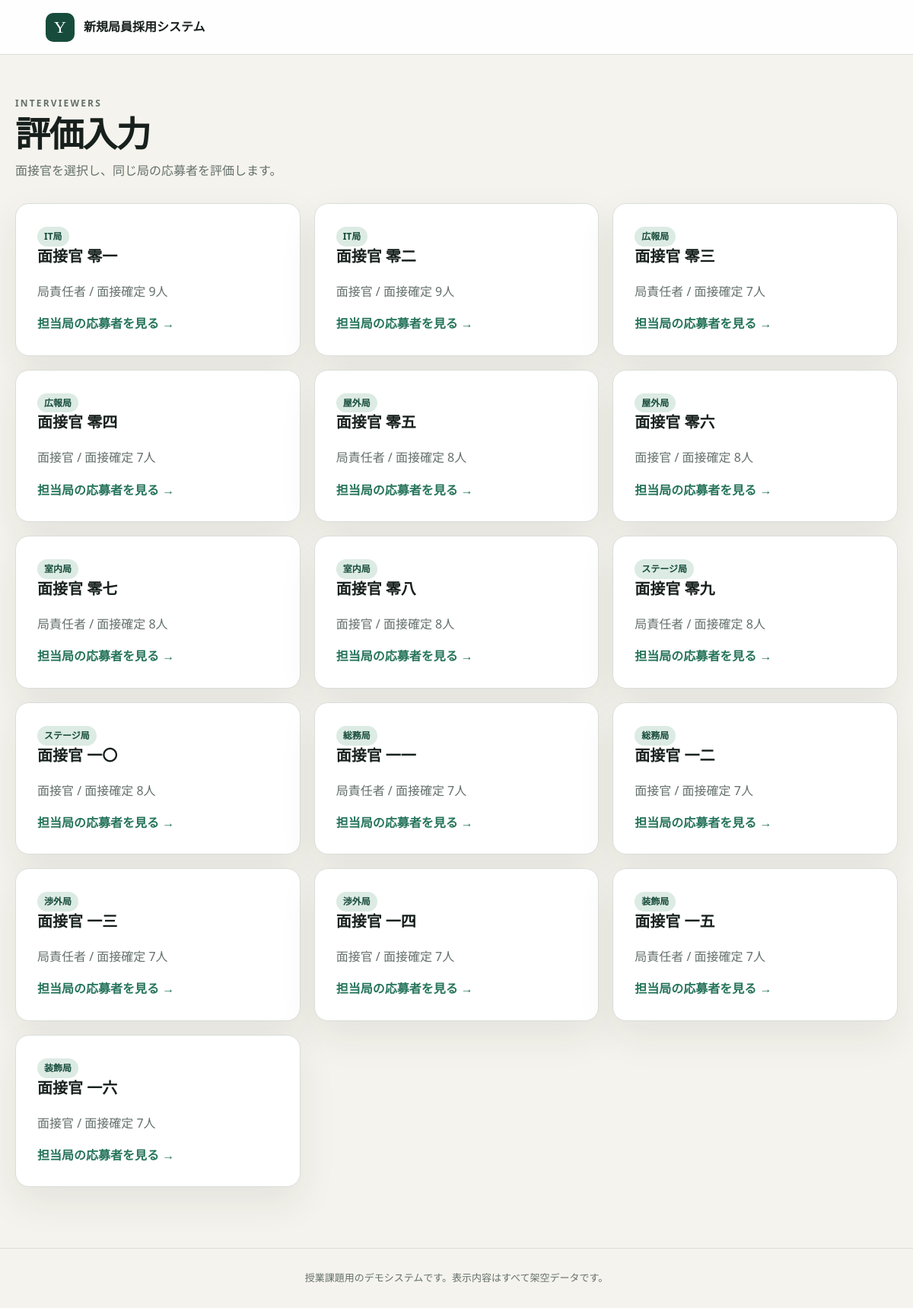
/interviewers, run on the app's committed database.
### tables this page shows
CREATE TABLE interviewers (
    id INTEGER PRIMARY KEY,
    name TEXT NOT NULL,
    bureau_id INTEGER NOT NULL,
    role TEXT NOT NULL CHECK (role IN ('chief', 'interviewer')),
    FOREIGN KEY (bureau_id) REFERENCES bureaus(id)
);

CREATE TABLE bureaus (
    id INTEGER PRIMARY KEY,
    name TEXT NOT NULL UNIQUE,
    capacity INTEGER NOT NULL CHECK (capacity >= 0)
);

### app.py (the view)
@app.route('/interviewer/interviewers')
@role_required('interviewer')
def interviewers() -> str:
    rows = get_db().execute(
        '''
        SELECT interviewer.id, interviewer.name, interviewer.role,
               bureau.id AS bureau_id, bureau.name AS bureau_name,
               COUNT(applicant.id) AS confirmed_applicant_count
        FROM interviewers AS interviewer
        JOIN bureaus AS bureau ON bureau.id = interviewer.bureau_id
        LEFT JOIN applicants AS applicant
          ON applicant.bureau_id = interviewer.bureau_id
         AND applicant.confirmed_bureau_schedule_id IS NOT NULL
        GROUP BY interviewer.id
        ORDER BY bureau.id, interviewer.id
        ''').fetchall()
    return render_template('interviewers.html', interviewers=rows)

### app.py (called while the page is built)
@app.context_processor
def inject_role_context() -> dict[str, object]:
    active_role = session.get('active_role')
    return {
        'current_role': active_role if active_role in ROLE_LABELS else None,
        'role_labels': ROLE_LABELS,
    }

def role_required(role: str):
    def decorator(view):
        @wraps(view)
        def wrapped(*args, **kwargs):
            active_role = session.get('active_role')
            role_prefix = ROLE_PATH_PREFIXES[role]
            is_role_path = (
                request.path == role_prefix
                or request.path.startswith(role_prefix + '/')
            )
            if active_role == role:
                return view(*args, **kwargs)
            if active_role is None and not is_role_path:
                return view(*args, **kwargs)
            if active_role in ROLE_HOME_ENDPOINTS:
                return redirect(url_for(ROLE_HOME_ENDPOINTS[active_role]))
            return redirect(url_for('index'))
        return wrapped
    return decorator

def get_db() -> sqlite3.Connection:
    db = getattr(g, '_database', None)
    if db is None:
        db = g._database = sqlite3.connect(DATABASE)
        db.execute('PRAGMA foreign_keys = ON')
        db.execute('PRAGMA busy_timeout = 3000')
        db.row_factory = sqlite3.Row
    return db

@app.teardown_appcontext
def close_connection(exception: Optional[BaseException]) -> None:
    db = getattr(g, '_database', None)
    if db is not None:
        db.close()

### templates/interviewers.html (shortened to what this page needs)
{% extends "base.html" %}
{% block content %}
  <div class="page-heading"><div><p class="eyebrow">INTERVIEWERS</p><h1>評価入力</h1><p>面接官を選択し、同じ局の応募者を評価します。</p></div></div>
  <div class="card-grid three">
    {% for interviewer in interviewers %}
      <article class="feature-card">
        <span class="badge">{{ interviewer.bureau_name }}</span>
        <h3>{{ interviewer.name }}</h3>
        <p>{{ '局責任者' if interviewer.role == 'chief' else '面接官' }} / 面接確定 {{ interviewer.confirmed_applicant_count }}人</p>
        <a href="{{ url_for('interviewer_evaluations', id=interviewer.id) }}">担当局の応募者を見る →</a>
      </article>
    {% endfor %}
  </div>
{% endblock %}

### static/style.css (style rules this page uses)
:root { --ink: #17201d; --muted: #64706c; --paper: #f5f3ed; --surface: #fff; --line: #d9ded9; --green: #174c3c; --green-2: #26745b; --mint: #dcebe3; --gold: #d6a84b; --danger: #9c3a36; --danger-bg: #f9e7e5; --success: #246947; --success-bg: #e4f2e9; --shadow: 0 20px 50px rgba(23, 32, 29, .08); }
* { box-sizing: border-box; }
body { margin: 0; color: var(--ink); background: var(--paper); font-family: "Yu Gothic", "Hiragino Kaku Gothic ProN", system-ui, sans-serif; line-height: 1.65; }
a { color: var(--green-2); }
h1, h2, h3 { margin-top: 0; line-height: 1.3; }
h1 { font-size: clamp(34px, 5vw, 62px); letter-spacing: -.04em; }
h3 { font-size: 20px; }
.eyebrow { margin-bottom: 10px; color: var(--green-2); font-size: 12px; font-weight: 800; letter-spacing: .18em; }
.section-heading p:last-child, .feature-card p { color: var(--muted); }
.card-grid { display: grid; gap: 18px; }
.card-grid.three { grid-template-columns: repeat(3, 1fr); }
.feature-card, .panel { padding: 28px; background: var(--surface); border: 1px solid var(--line); border-radius: 18px; box-shadow: var(--shadow); }
.feature-card a { font-weight: 700; text-decoration: none; }
.page-heading { display: flex; align-items: flex-end; justify-content: space-between; gap: 24px; margin-bottom: 30px; }
.page-heading h1 { margin-bottom: 5px; font-size: clamp(30px, 4vw, 46px); }
.page-heading p { margin: 0; color: var(--muted); }
.badge { display: inline-block; padding: 3px 9px; border-radius: 999px; background: var(--mint); color: var(--green); font-size: 12px; font-weight: 700; }

### data on the page
interviewers: bureau_name "IT局", name "面接官 零一", role "局責任者", confirmed_applicant_count "9"
interviewers: bureau_name "IT局", name "面接官 零二", role "面接官", confirmed_applicant_count "9"
interviewers: bureau_name "広報局", name "面接官 零三", role "局責任者", confirmed_applicant_count "7"
interviewers: bureau_name "広報局", name "面接官 零四", role "面接官", confirmed_applicant_count "7"
interviewers: bureau_name "屋外局", name "面接官 零五", role "局責任者", confirmed_applicant_count "8"
interviewers: bureau_name "屋外局", name "面接官 零六", role "面接官", confirmed_applicant_count "8"
interviewers: bureau_name "室内局", name "面接官 零七", role "局責任者", confirmed_applicant_count "8"
interviewers: bureau_name "室内局", name "面接官 零八", role "面接官", confirmed_applicant_count "8"
interviewers: bureau_name "ステージ局", name "面接官 零九", role "局責任者", confirmed_applicant_count "8"
interviewers: bureau_name "ステージ局", name "面接官 一〇", role "面接官", confirmed_applicant_count "8"
interviewers: bureau_name "総務局", name "面接官 一一", role "局責任者", confirmed_applicant_count "7"
interviewers: bureau_name "総務局", name "面接官 一二", role "面接官", confirmed_applicant_count "7"
interviewers: bureau_name "渉外局", name "面接官 一三", role "局責任者", confirmed_applicant_count "7"
interviewers: bureau_name "渉外局", name "面接官 一四", role "面接官", confirmed_applicant_count "7"
interviewers: bureau_name "装飾局", name "面接官 一五", role "局責任者", confirmed_applicant_count "7"
interviewers: bureau_name "装飾局", name "面接官 一六", role "面接官", confirmed_applicant_count "7"
